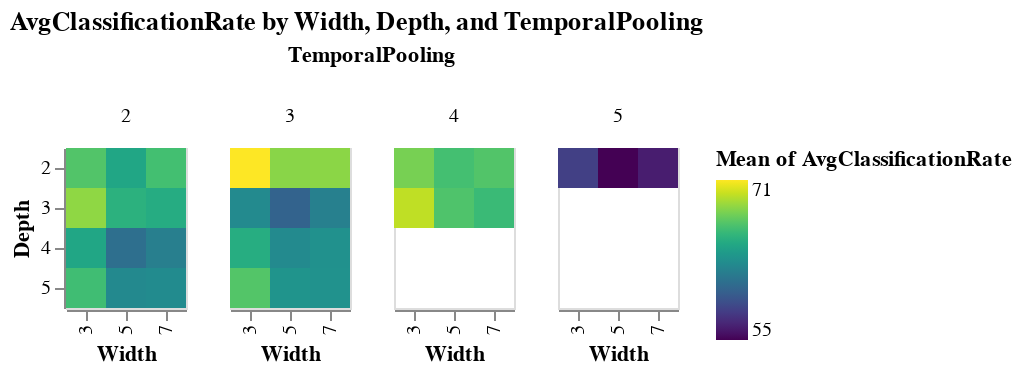

Notebook code cell kept with this figure:
### Code cell
chart = alt.Chart(df).mark_rect().encode(
    x=alt.X('Width:O'),
    y=alt.Y('Depth:O'),
    color=alt.Color('mean(AvgClassificationRate):Q', scale=alt.Scale(scheme='viridis')),
    tooltip=['Width', 'Depth', 'TemporalPooling', 'mean(AvgClassificationRate)']
).facet(
    column='TemporalPooling:N'
).properties(
    title='AvgClassificationRate by Width, Depth, and TemporalPooling'
)

chart

### Figure 1 — Vega-Lite specification as saved in the notebook (floating-point values rounded to 4 significant figures; data arrays with more than 128 entries replaced by an {"elided": "..."} marker saying what was removed)
{"config": {"view": {"continuousWidth": 300, "continuousHeight": 300}}, "data": {"name": "data-53a41ac746499b8a045c4ec0408bb457"}, "facet": {"column": {"field": "TemporalPooling", "type": "nominal"}}, "spec": {"mark": {"type": "rect"}, "encoding": {"color": {"aggregate": "mean", "field": "AvgClassificationRate", "scale": {"scheme": "viridis"}, "type": "quantitative"}, "tooltip": [{"field": "Width", "type": "quantitative"}, {"field": "Depth", "type": "quantitative"}, {"field": "TemporalPooling", "type": "quantitative"}, {"aggregate": "mean", "field": "AvgClassificationRate", "type": "quantitative"}], "x": {"field": "Width", "type": "ordinal"}, "y": {"field": "Depth", "type": "ordinal"}}}, "title": "AvgClassificationRate by Width, Depth, and TemporalPooling", "$schema": "https://vega.github.io/schema/vega-lite/v5.20.1.json", "datasets": {"data-53a41ac746499b8a045c4ec0408bb457": {"elided": "297 records"}}}
